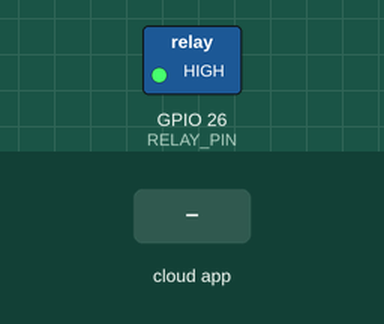
The sketch below on a simulated ESP32. On the bench: switched loads named in the sketch (green lamp = pin HIGH). The test bench sets the inputs (shaded band). WiFi joins after 1.5 s; servers stay silent unless stated; no MQTT or app messages arrive unless stated; what the sketch prints to the serial monitor is not drawn.

Above: at 2.7 s.
2.8 s: the phone or cloud app sets Bulb to ON
At 4.0 s:
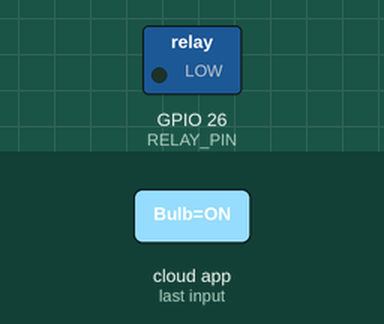
4.3 s: the phone or cloud app sets Bulb to OFF
At 4.6 s:
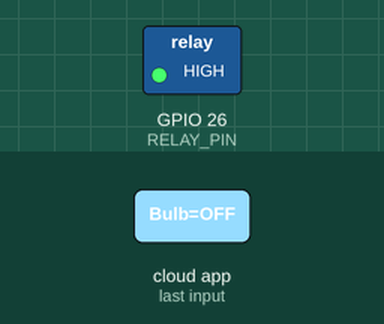
Timing chart, 0 to 7.3 s (numbered marks = the images above; inputs shaded):
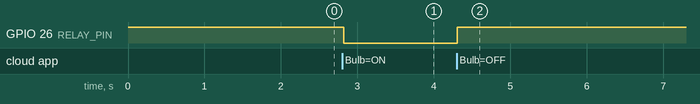

The sketch:

task2_mqtt_bulb.ino
```cpp
// Task 2: ESP32 bulb control through Adafruit IO (MQTT)
// Dashboard toggle -> feed "Bulb" -> MQTT broker -> ESP32 -> relay on GPIO 26
// Replace the placeholders below. Never commit real credentials.

#include <WiFi.h>
#include "Adafruit_MQTT.h"
#include "Adafruit_MQTT_Client.h"

#define WIFI_SSID     "YOUR_WIFI_NAME"
#define WIFI_PASSWORD "YOUR_WIFI_PASSWORD"

#define AIO_SERVER    "io.adafruit.com"
#define AIO_PORT      1883
#define AIO_USERNAME  "kumaraguru_rac"
#define AIO_KEY       "YOUR_ADAFRUIT_IO_KEY"

#define RELAY_PIN     26      // relay input, active-LOW module

WiFiClient client;
Adafruit_MQTT_Client mqtt(&client, AIO_SERVER, AIO_PORT, AIO_USERNAME, AIO_KEY);
Adafruit_MQTT_Subscribe bulbFeed(&mqtt, AIO_USERNAME "/feeds/Bulb");

void connectWiFi() {
  Serial.print("Connecting to Wi-Fi");
  WiFi.begin(WIFI_SSID, WIFI_PASSWORD);
  while (WiFi.status() != WL_CONNECTED) { delay(500); Serial.print("."); }
  Serial.println("\nWiFi connected, IP: " + WiFi.localIP().toString());
}

void connectMQTT() {
  if (mqtt.connected()) return;
  Serial.print("Connecting to Adafruit IO MQTT... ");
  int8_t ret;
  while ((ret = mqtt.connect()) != 0) {
    Serial.println(mqtt.connectErrorString(ret));
    mqtt.disconnect();
    delay(5000);
  }
  Serial.println("MQTT connected");
}

void setup() {
  Serial.begin(115200);
  pinMode(RELAY_PIN, OUTPUT);
  digitalWrite(RELAY_PIN, HIGH);          // HIGH = relay off on an active-LOW module
  connectWiFi();
  mqtt.subscribe(&bulbFeed);              // listen to the Bulb feed
}

void loop() {
  connectMQTT();                          // reconnect if the session dropped

  Adafruit_MQTT_Subscribe *sub;
  while ((sub = mqtt.readSubscription(1000))) {
    if (sub == &bulbFeed) {
      String command = (char *)bulbFeed.lastread;
      Serial.print("Received MQTT command: ");
      Serial.println(command);

      if (command == "ON") {
        digitalWrite(RELAY_PIN, LOW);     // active-LOW: LOW energises the relay
        Serial.println("Bulb ON");
      } else if (command == "OFF") {
        digitalWrite(RELAY_PIN, HIGH);
        Serial.println("Bulb OFF");
      }
    }
  }

  if (!mqtt.ping()) mqtt.disconnect();    // keep-alive
}
```

Measured:
- after the input at 2.8 s, GPIO 26 (RELAY_PIN): HIGH → LOW at once
- after the input at 4.3 s, GPIO 26 (RELAY_PIN): LOW → HIGH at once
